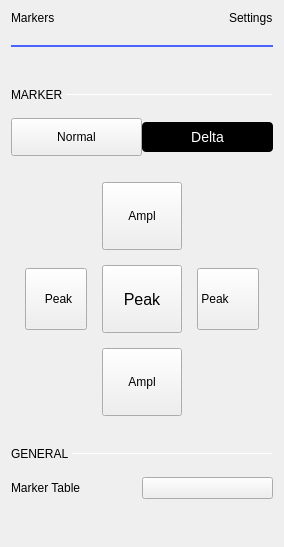
                 <widget class="QWidget" name="scrollAreaWidgetContents_2">
                  <property name="geometry">
                   <rect>
                    <x>0</x>
                    <y>0</y>
                    <width>284</width>
                    <height>547</height>
                   </rect>
                  </property>
                  <layout class="QVBoxLayout" name="verticalLayout_17">
                   <item>
                    <layout class="QHBoxLayout" name="hLayout_markers_title">
                     <property name="bottomMargin">
                      <number>14</number>
                     </property>
                     <item>
                      <widget class="QLabel" name="label_4">
                       <property name="text">
                        <string>Markers</string>
                       </property>
                       <property name="general_settings_label" stdset="0">
                        <bool>true</bool>
                       </property>
                      </widget>
                     </item>
                     <item>
                      <spacer name="horizontalSpacer_8">
                       <property name="orientation">
                        <enum>Qt::Horizontal</enum>
                       </property>
                       <property name="sizeHint" stdset="0">
                        <size>
                         <width>0</width>
                         <height>10</height>
                        </size>
                       </property>
                      </spacer>
                     </item>
                     <item>
                      <widget class="QLabel" name="labelMarkerSettingsTitle">
                       <property name="text">
                        <string>Settings</string>
                       </property>
                       <property name="general_settings_label" stdset="0">
                        <bool>true</bool>
                       </property>
                      </widget>
                     </item>
                    </layout>
                   </item>
                   <item>
                    <widget class="Line" name="lineMarkerSettingsTitle">
                     <property name="minimumSize">
                      <size>
                       <width>240</width>
                       <height>2</height>
                      </size>
                     </property>
                     <property name="maximumSize">
                      <size>
                       <width>16777215</width>
                       <height>2</height>
                      </size>
                     </property>
                     <property name="styleSheet">
                      <string notr="true">border: 2px solid rgb(74, 100, 255);</string>
                     </property>
                     <property name="orientation">
                      <enum>Qt::Horizontal</enum>
                     </property>
                    </widget>
                   </item>
                   <item>
                    <layout class="QHBoxLayout" name="hLayout_marker_selector">
                     <property name="spacing">
                      <number>0</number>
                     </property>
                     <property name="topMargin">
                      <number>10</number>
                     </property>
                    </layout>
                   </item>
                   <item>
                    <layout class="QHBoxLayout" name="horizontalLayout_4">
                     <property name="spacing">
                      <number>0</number>
                     </property>
                     <property name="topMargin">
                      <number>25</number>
                     </property>
                     <property name="rightMargin">
                      <number>0</number>
                     </property>
                     <property name="bottomMargin">
                      <number>10</number>
                     </property>
                     <item>
                      <widget class="QLabel" name="label_5">
                       <property name="sizePolicy">
                        <sizepolicy hsizetype="Minimum" vsizetype="Minimum">
                         <horstretch>0</horstretch>
                         <verstretch>0</verstretch>
                        </sizepolicy>
                       </property>
                       <property name="text">
                        <string>MARKER </string>
                       </property>
                       <property name="subsection_label" stdset="0">
                        <bool>true</bool>
                       </property>
                      </widget>
                     </item>
                     <item>
                      <widget class="Line" name="line">
                       <property name="sizePolicy">
                        <sizepolicy hsizetype="Expanding" vsizetype="Minimum">
                         <horstretch>0</horstretch>
                         <verstretch>0</verstretch>
                        </sizepolicy>
                       </property>
                       <property name="minimumSize">
                        <size>
                         <width>0</width>
                         <height>1</height>
                        </size>
                       </property>
                       <property name="maximumSize">
                        <size>
                         <width>16777215</width>
                         <height>1</height>
                        </size>
                       </property>
                       <property name="orientation">
                        <enum>Qt::Horizontal</enum>
                       </property>
                       <property name="subsection_line" stdset="0">
                        <bool>true</bool>
                       </property>
                      </widget>
                     </item>
                    </layout>
                   </item>
                   <item>
                    <layout class="QGridLayout" name="gridLayout_3">
                     <property name="topMargin">
                      <number>0</number>
                     </property>
                     <property name="bottomMargin">
                      <number>0</number>
                     </property>
                     <property name="horizontalSpacing">
                      <number>0</number>
                     </property>
                     <property name="verticalSpacing">
                      <number>15</number>
                     </property>
                     <item row="0" column="1">
                      <widget class="QPushButton" name="pushButton_4">
                       <property name="styleSheet">
                        <string notr="true">QPushButton {
color: white;
background-color: black;

font-size:14px;
height: 30px;
width: 120px;
border-width: 0px;
border-radius: 4px;
}
QPushButton:disabled {
background-color: grey;
}
QPushButton:pressed {
background-color: #F45000;
}

QPushButton:hover
{
	 background-color: #4a34ff;
}</string>
                       </property>
                       <property name="text">
                        <string>Delta</string>
                       </property>
                      </widget>
                     </item>
                     <item row="0" column="0">
                      <widget class="QPushButton" name="pushButton_3">
                       <property name="styleSheet">
                        <string notr="true">QPushButton {
height: 30px;
width: 120px;
border-width: 0px;
}</string>
                       </property>
                       <property name="text">
                        <string>Normal</string>
                       </property>
                       <property name="blue_button" stdset="0">
                        <bool>true</bool>
                       </property>
                      </widget>
                     </item>
                    </layout>
                   </item>
                   <item>
                    <layout class="QVBoxLayout" name="markerFreqPosLayout"/>
                   </item>
                   <item>
                    <layout class="QHBoxLayout" name="horizontalLayout_10">
                     <property name="spacing">
                      <number>0</number>
                     </property>
                     <property name="leftMargin">
                      <number>0</number>
                     </property>
                     <property name="topMargin">
                      <number>0</number>
                     </property>
                     <property name="rightMargin">
                      <number>0</number>
                     </property>
                     <item>
                      <spacer name="horizontalSpacer_3">
                       <property name="orientation">
                        <enum>Qt::Horizontal</enum>
                       </property>
                       <property name="sizeHint" stdset="0">
                        <size>
                         <width>2</width>
                         <height>20</height>
                        </size>
                       </property>
                      </spacer>
                     </item>
                     <item>
                      <layout class="QGridLayout" name="gridLayout_2">
                       <property name="topMargin">
                        <number>20</number>
                       </property>
                       <property name="bottomMargin">
                        <number>0</number>
                       </property>
                       <property name="spacing">
                        <number>15</number>
                       </property>
                       <item row="1" column="2">
                        <widget class="QPushButton" name="btnRightPeak">
                         <property name="sizePolicy">
                          <sizepolicy hsizetype="Fixed" vsizetype="Fixed">
                           <horstretch>0</horstretch>
                           <verstretch>0</verstretch>
                          </sizepolicy>
                         </property>
                         <property name="layoutDirection">
                          <enum>Qt::RightToLeft</enum>
                         </property>
                         <property name="styleSheet">
                          <string notr="true">QPushButton {
height: 60px;
width: 55px;
padding-left: 5px;

text-align: left;
}</string>
                         </property>
                         <property name="text">
                          <string> Peak</string>
                         </property>
                         <property name="icon">
                          <iconset resource="../resources/resources.qrc">
                           <normaloff>:/icons/arrow_right.svg</normaloff>:/icons/arrow_right.svg</iconset>
                         </property>
                         <property name="iconSize">
                          <size>
                           <width>12</width>
                           <height>12</height>
                          </size>
                         </property>
                         <property name="blue_button" stdset="0">
                          <bool>true</bool>
                         </property>
                        </widget>
                       </item>
                       <item row="1" column="0">
                        <widget class="QPushButton" name="btnLeftPeak">
                         <property name="sizePolicy">
                          <sizepolicy hsizetype="Fixed" vsizetype="Fixed">
                           <horstretch>0</horstretch>
                           <verstretch>0</verstretch>
                          </sizepolicy>
                         </property>
                         <property name="styleSheet">
                          <string notr="true">QPushButton {
height: 60px;
width: 55px;

padding-left: 5px;
}</string>
                         </property>
                         <property name="text">
                          <string>Peak</string>
                         </property>
                         <property name="icon">
                          <iconset resource="../resources/resources.qrc">
                           <normaloff>:/icons/arrow_left.svg</normaloff>:/icons/arrow_left.svg</iconset>
                         </property>
                         <property name="iconSize">
                          <size>
                           <width>12</width>
                           <height>12</height>
                          </size>
                         </property>
                         <property name="blue_button" stdset="0">
                          <bool>true</bool>
                         </property>
                        </widget>
                       </item>
                       <item row="0" column="1">
                        <widget class="QPushButton" name="btnUpAmplPeak">
                         <property name="sizePolicy">
                          <sizepolicy hsizetype="Fixed" vsizetype="Fixed">
                           <horstretch>0</horstretch>
                           <verstretch>0</verstretch>
                          </sizepolicy>
                         </property>
                         <property name="styleSheet">
                          <string notr="true">QPushButton {
height: 60px;
width: 60px;
}</string>
                         </property>
                         <property name="text">
                          <string>Ampl</string>
                         </property>
                         <property name="icon">
                          <iconset resource="../resources/resources.qrc">
                           <normaloff>:/icons/arrow_up.svg</normaloff>:/icons/arrow_up.svg</iconset>
                         </property>
                         <property name="iconSize">
                          <size>
                           <width>12</width>
                           <height>12</height>
                          </size>
                         </property>
                         <property name="blue_button" stdset="0">
                          <bool>true</bool>
                         </property>
                        </widget>
                       </item>
                       <item row="2" column="1">
                        <widget class="QPushButton" name="btnDnAmplPeak">
                         <property name="sizePolicy">
                          <sizepolicy hsizetype="Fixed" vsizetype="Fixed">
                           <horstretch>0</horstretch>
                           <verstretch>0</verstretch>
                          </sizepolicy>
                         </property>
                         <property name="styleSheet">
                          <string notr="true">QPushButton {
height: 60px;
width: 60px;
}</string>
                         </property>
                         <property name="text">
                          <string>Ampl</string>
                         </property>
                         <property name="icon">
                          <iconset resource="../resources/resources.qrc">
                           <normaloff>:/icons/arrow_down.svg</normaloff>:/icons/arrow_down.svg</iconset>
                         </property>
                         <property name="iconSize">
                          <size>
                           <width>12</width>
                           <height>12</height>
                          </size>
                         </property>
                         <property name="blue_button" stdset="0">
                          <bool>true</bool>
                         </property>
                        </widget>
                       </item>
                       <item row="1" column="1">
                        <widget class="QPushButton" name="btnMaxPeak">
                         <property name="sizePolicy">
                          <sizepolicy hsizetype="Fixed" vsizetype="Fixed">
                           <horstretch>0</horstretch>
                           <verstretch>0</verstretch>
                          </sizepolicy>
                         </property>
                         <property name="styleSheet">
                          <string notr="true">QPushButton {
font-size:16px;
height: 60px;
width: 60px;
border-width: 0px;
}</string>
                         </property>
                         <property name="text">
                          <string>Peak</string>
                         </property>
                         <property name="blue_button" stdset="0">
                          <bool>true</bool>
                         </property>
                        </widget>
                       </item>
                      </layout>
                     </item>
                     <item>
                      <spacer name="horizontalSpacer_10">
                       <property name="orientation">
                        <enum>Qt::Horizontal</enum>
                       </property>
                       <property name="sizeHint" stdset="0">
                        <size>
                         <width>2</width>
                         <height>20</height>
                        </size>
                       </property>
                      </spacer>
                     </item>
                    </layout>
                   </item>
                   <item>
                    <layout class="QHBoxLayout" name="horizontalLayout_2">
                     <property name="spacing">
                      <number>0</number>
                     </property>
                     <property name="topMargin">
                      <number>25</number>
                     </property>
                     <property name="bottomMargin">
                      <number>10</number>
                     </property>
                     <item>
                      <widget class="QLabel" name="label_6">
                       <property name="sizePolicy">
                        <sizepolicy hsizetype="Fixed" vsizetype="Preferred">
                         <horstretch>0</horstretch>
                         <verstretch>0</verstretch>
                        </sizepolicy>
                       </property>
                       <property name="text">
                        <string>GENERAL </string>
                       </property>
                       <property name="subsection_label" stdset="0">
                        <bool>true</bool>
                       </property>
                      </widget>
                     </item>
                     <item>
                      <widget class="Line" name="line_2">
                       <property name="minimumSize">
                        <size>
                         <width>0</width>
                         <height>1</height>
                        </size>
                       </property>
                       <property name="maximumSize">
                        <size>
                         <width>16777215</width>
                         <height>1</height>
                        </size>
                       </property>
                       <property name="orientation">
                        <enum>Qt::Horizontal</enum>
                       </property>
                       <property name="subsection_line" stdset="0">
                        <bool>true</bool>
                       </property>
                      </widget>
                     </item>
                    </layout>
                   </item>
                   <item>
                    <layout class="QGridLayout" name="gridLayout_4">
                     <property name="topMargin">
                      <number>0</number>
                     </property>
                     <property name="bottomMargin">
                      <number>0</number>
                     </property>
                     <property name="horizontalSpacing">
                      <number>0</number>
                     </property>
                     <property name="verticalSpacing">
                      <number>10</number>
                     </property>
                     <item row="0" column="0">
                      <widget class="QLabel" name="label_9">
                       <property name="text">
                        <string>Marker Table</string>
                       </property>
                      </widget>
                     </item>
                     <item row="0" column="1">
                      <widget class="adiscope::CustomSwitch" name="btnMarkerTable">
                       <property name="text">
                        <string/>
                       </property>
                      </widget>
                     </item>
                    </layout>
                   </item>
                   <item>
                    <spacer name="verticalSpacer_5">
                     <property name="orientation">
                      <enum>Qt::Vertical</enum>
                     </property>
                     <property name="sizeHint" stdset="0">
                      <size>
                       <width>10</width>
                       <height>0</height>
                      </size>
                     </property>
                    </spacer>
                   </item>
                  </layout>
                 </widget>
